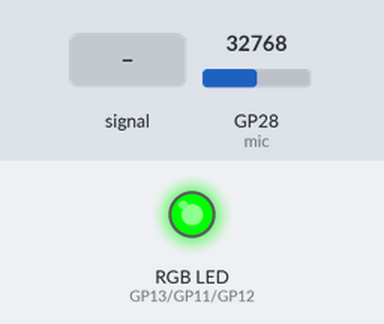
This program was run on a simulated Raspberry Pi Pico running MicroPython. Shown: an RGB LED mixed from three pins (HIGH = lit). The test bench sets the inputs (shaded band); at power-on: GP28 (mic) = 32768 (analog values on the 0–65535 scale). Dim RGB values are drawn brighter than linear; what the program prints to the serial console is not drawn.

Above: at 1.2 s.
1.3 s: GP28 (mic) fed a 200 Hz sine of ±5242 counts around its level
At 3.2 s:
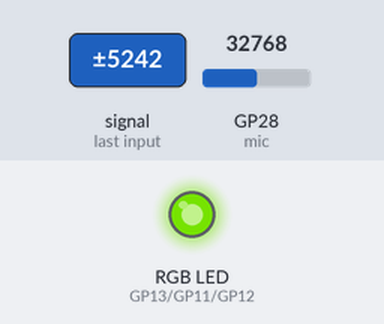
3.6 s: GP28 (mic) set to 45874
At 4.6 s:
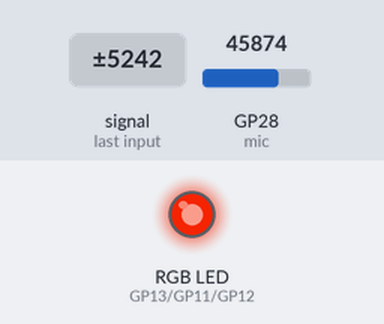
5.1 s: GP28 (mic) fed a 1000 Hz sine of ±16383 counts around its level
At 6.3 s:
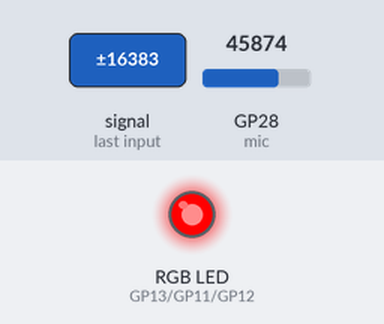
6.6 s: GP28 (mic) fed a 2 Hz sine of ±19660 counts around its level
9.6 s: GP28 (mic) set to 32767
11.1 s: GP28 (mic) set to 19660
At 12.2 s:
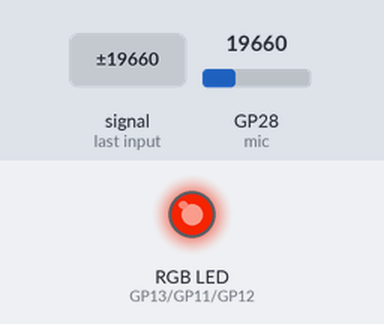
Timing chart, 0 to 13.6 s (numbered marks = the images above; inputs shaded):
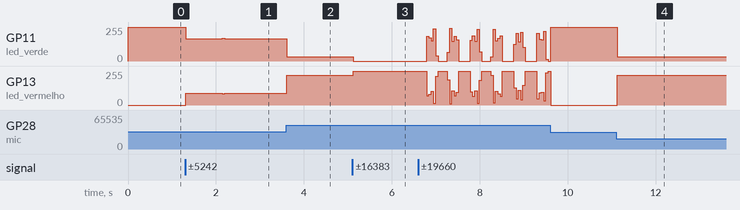

The program:

microfone_controlar_led.py
```python
# microfone_controlar_led.py
# Controla o brilho do LED RGB com a voz
# Bloco: Controlar LED com voz

from machine import Pin, PWM, ADC
import time

# Configuração
led_vermelho = PWM(Pin(13), freq=1000)
led_verde = PWM(Pin(11), freq=1000)
led_azul = PWM(Pin(12), freq=1000)
mic = ADC(Pin(28))

_MIC_OFFSET = 32768

print("Fale ou faça barulho para controlar o LED!")

while True:
 # Lê amostras
    pico = 0
    for _ in range(50):
        val = abs(mic.read_u16() - _MIC_OFFSET)
        if val > pico:
            pico = val

 # Converte para porcentagem
    _barra_pct = min(100, pico * 100 // 15000)

 # Aplica ao LED (verde = silêncio, vermelho = barulho)
    led_vermelho.duty_u16(int(65535 * _barra_pct / 100))
    led_verde.duty_u16(int(65535 * (100 - _barra_pct) / 100))
    led_azul.duty_u16(0)

    time.sleep_ms(50)
```

Measured:
- after the input at 1.3 s, GP11 (led_verde): 255/255 → 168/255 at once; GP13 (led_vermelho): 0/255 → 87/255 at once
- after the input at 3.6 s, GP11 (led_verde): 168/255 → 33/255 at once; GP13 (led_vermelho): 87/255 → 222/255 at once
- after the input at 5.1 s, GP11 (led_verde): 33/255 → 0/255 at once; GP13 (led_vermelho): 222/255 → 255/255 at once
- after the input at 11.1 s, GP11 (led_verde): 255/255 → 33/255 at once; GP13 (led_vermelho): 0/255 → 222/255 at once
